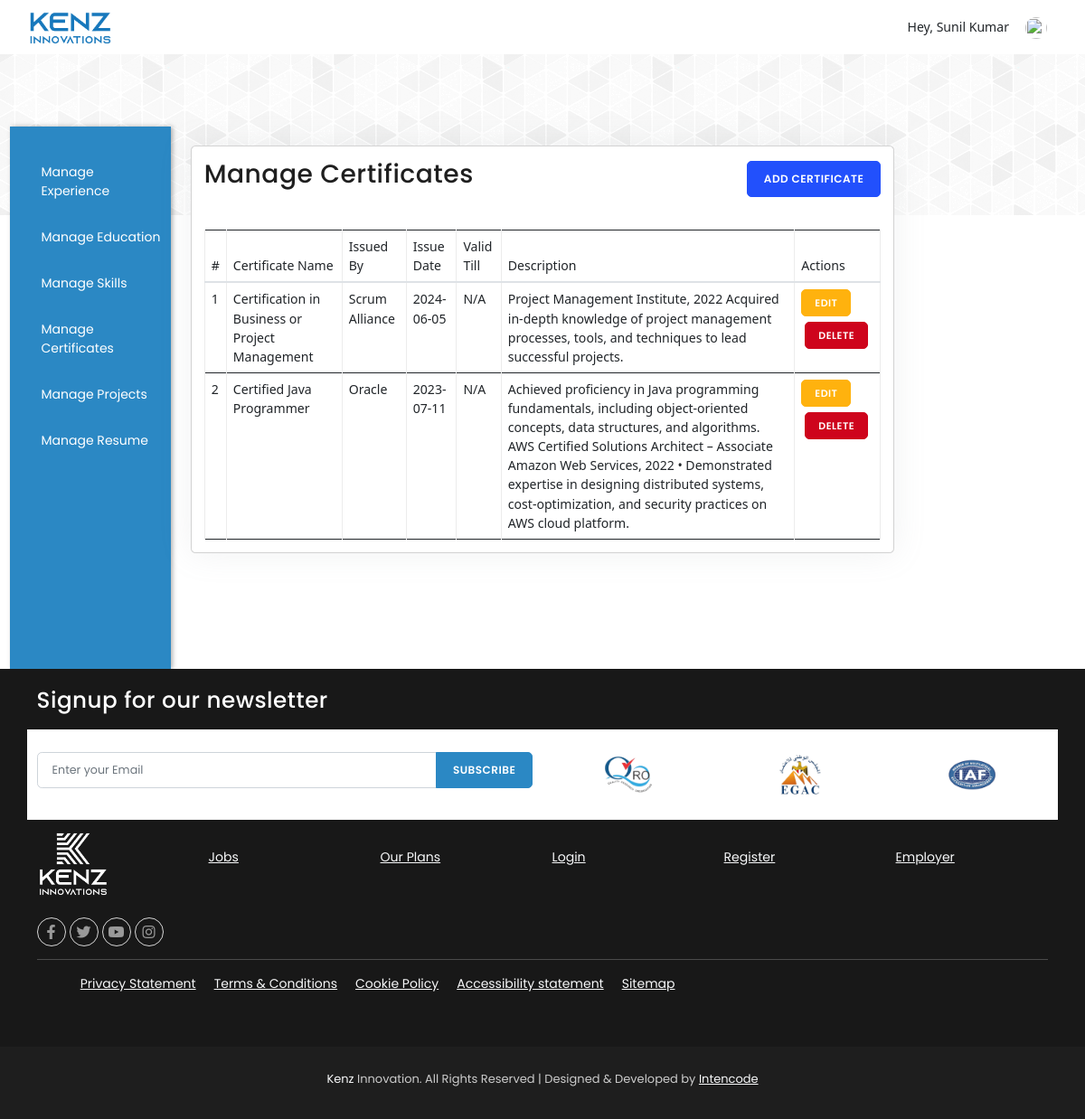
The page /manage-employee-certificates.php (signed in) on the database as committed earlier.
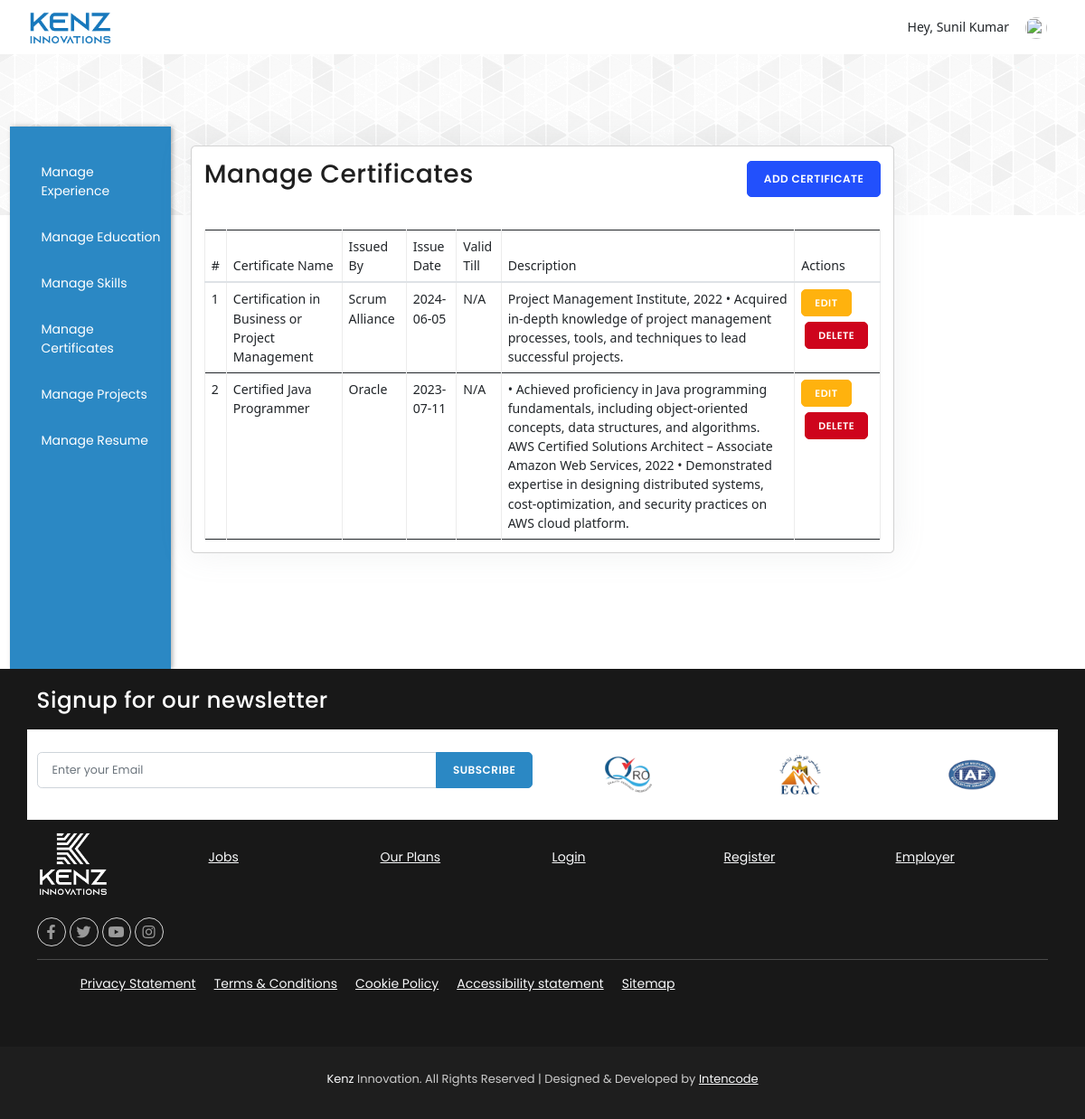
The same page on the database as committed later.
### tables this page shows
CREATE TABLE `certificates_tbl` (
  `id` int(11) NOT NULL,
  `emp_id` int(11) NOT NULL,
  `certificate_name` varchar(255) NOT NULL,
  `issued_by` varchar(255) NOT NULL,
  `issue_date` date NOT NULL,
  `valid_till` date DEFAULT NULL,
  `description` text DEFAULT NULL,
  `created_at` timestamp NOT NULL DEFAULT current_timestamp(),
  `updated_at` timestamp NOT NULL DEFAULT current_timestamp() ON UPDATE current_timestamp()
);

### manage-employee-certificates.php (the view, shortened to what the changed rows need)
<?php
include('config.php');
$id = htmlspecialchars(trim($_SESSION['id']));
$query = $conn->prepare("SELECT * FROM certificates_tbl WHERE emp_id = :emp_id ORDER BY issue_date DESC");
$query->execute([':emp_id' => $id]);
$certificates = $query->fetchAll(PDO::FETCH_ASSOC);
?>
<!DOCTYPE html>
<html lang="en">
<head>
    <link href="webcss/plugins.css" rel="stylesheet">
    <link href="webcss/style.css" rel="stylesheet">
    <link href="https://cdn.jsdelivr.net/npm/bootstrap@5.2.3/dist/css/bootstrap.min.css" rel="stylesheet">
</head>
<body>
    <div class="body-inner">
        <section class="p-b-0" style="background: url(gplay.png); background-repeat: repeat-x;">
            <div class="container-fluid">
                <div class="row">
                    <div class="col-md-8">
                        <div class="card card-article mt-4" style="min-height: 50vh">
                            <div class="d-flex justify-content-between align-items-center mb-3 p-3">
                                <h2>Manage Certificates</h2>
                            </div>
                            <div class="table-responsive px-3">
                                <table class="table table-bordered">
                                    <thead>
                                        <tr>
                                            <th>#</th>
                                            <th>Certificate Name</th>
                                            <th>Issued By</th>
                                            <th>Issue Date</th>
                                            <th>Valid Till</th>
                                            <th>Description</th>
                                            <th>Actions</th>
                                        </tr>
                                    </thead>
                                    <tbody>
                                        <?php if (!empty($certificates)) : ?>
                                            <?php foreach ($certificates as $index => $certificate) : ?>
                                                <tr>
                                                    <td><?= $index + 1; ?></td>
                                                    <td><?= htmlspecialchars($certificate['certificate_name']); ?></td>
                                                    <td><?= htmlspecialchars($certificate['issued_by']); ?></td>
                                                    <td><?= htmlspecialchars($certificate['issue_date']); ?></td>
                                                    <td><?= htmlspecialchars($certificate['valid_till'] ?: 'N/A'); ?></td>
                                                    <td><?= htmlspecialchars($certificate['description']); ?></td>
                                                    <td>
                                                        <button
                                                            class="btn btn-warning btn-sm edit-btn"
                                                            data-bs-toggle="modal"
                                                            data-bs-target="#editCertificateModal"
                                                            data-id="<?= $certificate['id']; ?>"
                                                            data-certificate-name="<?= htmlspecialchars($certificate['certificate_name']); ?>"
                                                            data-issued-by="<?= htmlspecialchars($certificate['issued_by']); ?>"
                                                            data-issue-date="<?= htmlspecialchars($certificate['issue_date']); ?>"
                                                            data-valid-till="<?= htmlspecialchars($certificate['valid_till']); ?>"
                                                            data-description="<?= htmlspecialchars($certificate['description']); ?>"
                                                        >
                                                            Edit
                                                        </button>
                                                        <a href="delete-certificate.php?id=<?= $certificate['id']; ?>" class="btn btn-danger btn-sm"
                                                           onclick="return confirm('Are you sure you want to delete this certificate?');">Delete</a>
                                                    </td>
                                                </tr>
                                            <?php endforeach; ?>
                                        <?php else : ?>
                                            <tr>
                                                <td colspan="7" class="text-center">No certificates found.</td>
                                            </tr>
                                        <?php endif; ?>
                                    </tbody>
                                </table>
                            </div>
                        </div>
                    </div>
                </div>
            </div>
        </section>
    </div>
</body>
</html>

Rows that differ between the two databases and show on the page:
changed certificates_tbl "Certification in Business or Project Management": description "Project Management Institute, 2022 Acquired in-depth knowledge of project management processes, tools, and techniques to lead successful projects." → "Project Management Institute, 2022 • Acquired in-depth knowledge of project management processes, tools, and techniques to lead successful projects."
changed certificates_tbl "Certified Java Programmer": description "Achieved proficiency in Java…" → "• Achieved proficiency in Java…"
